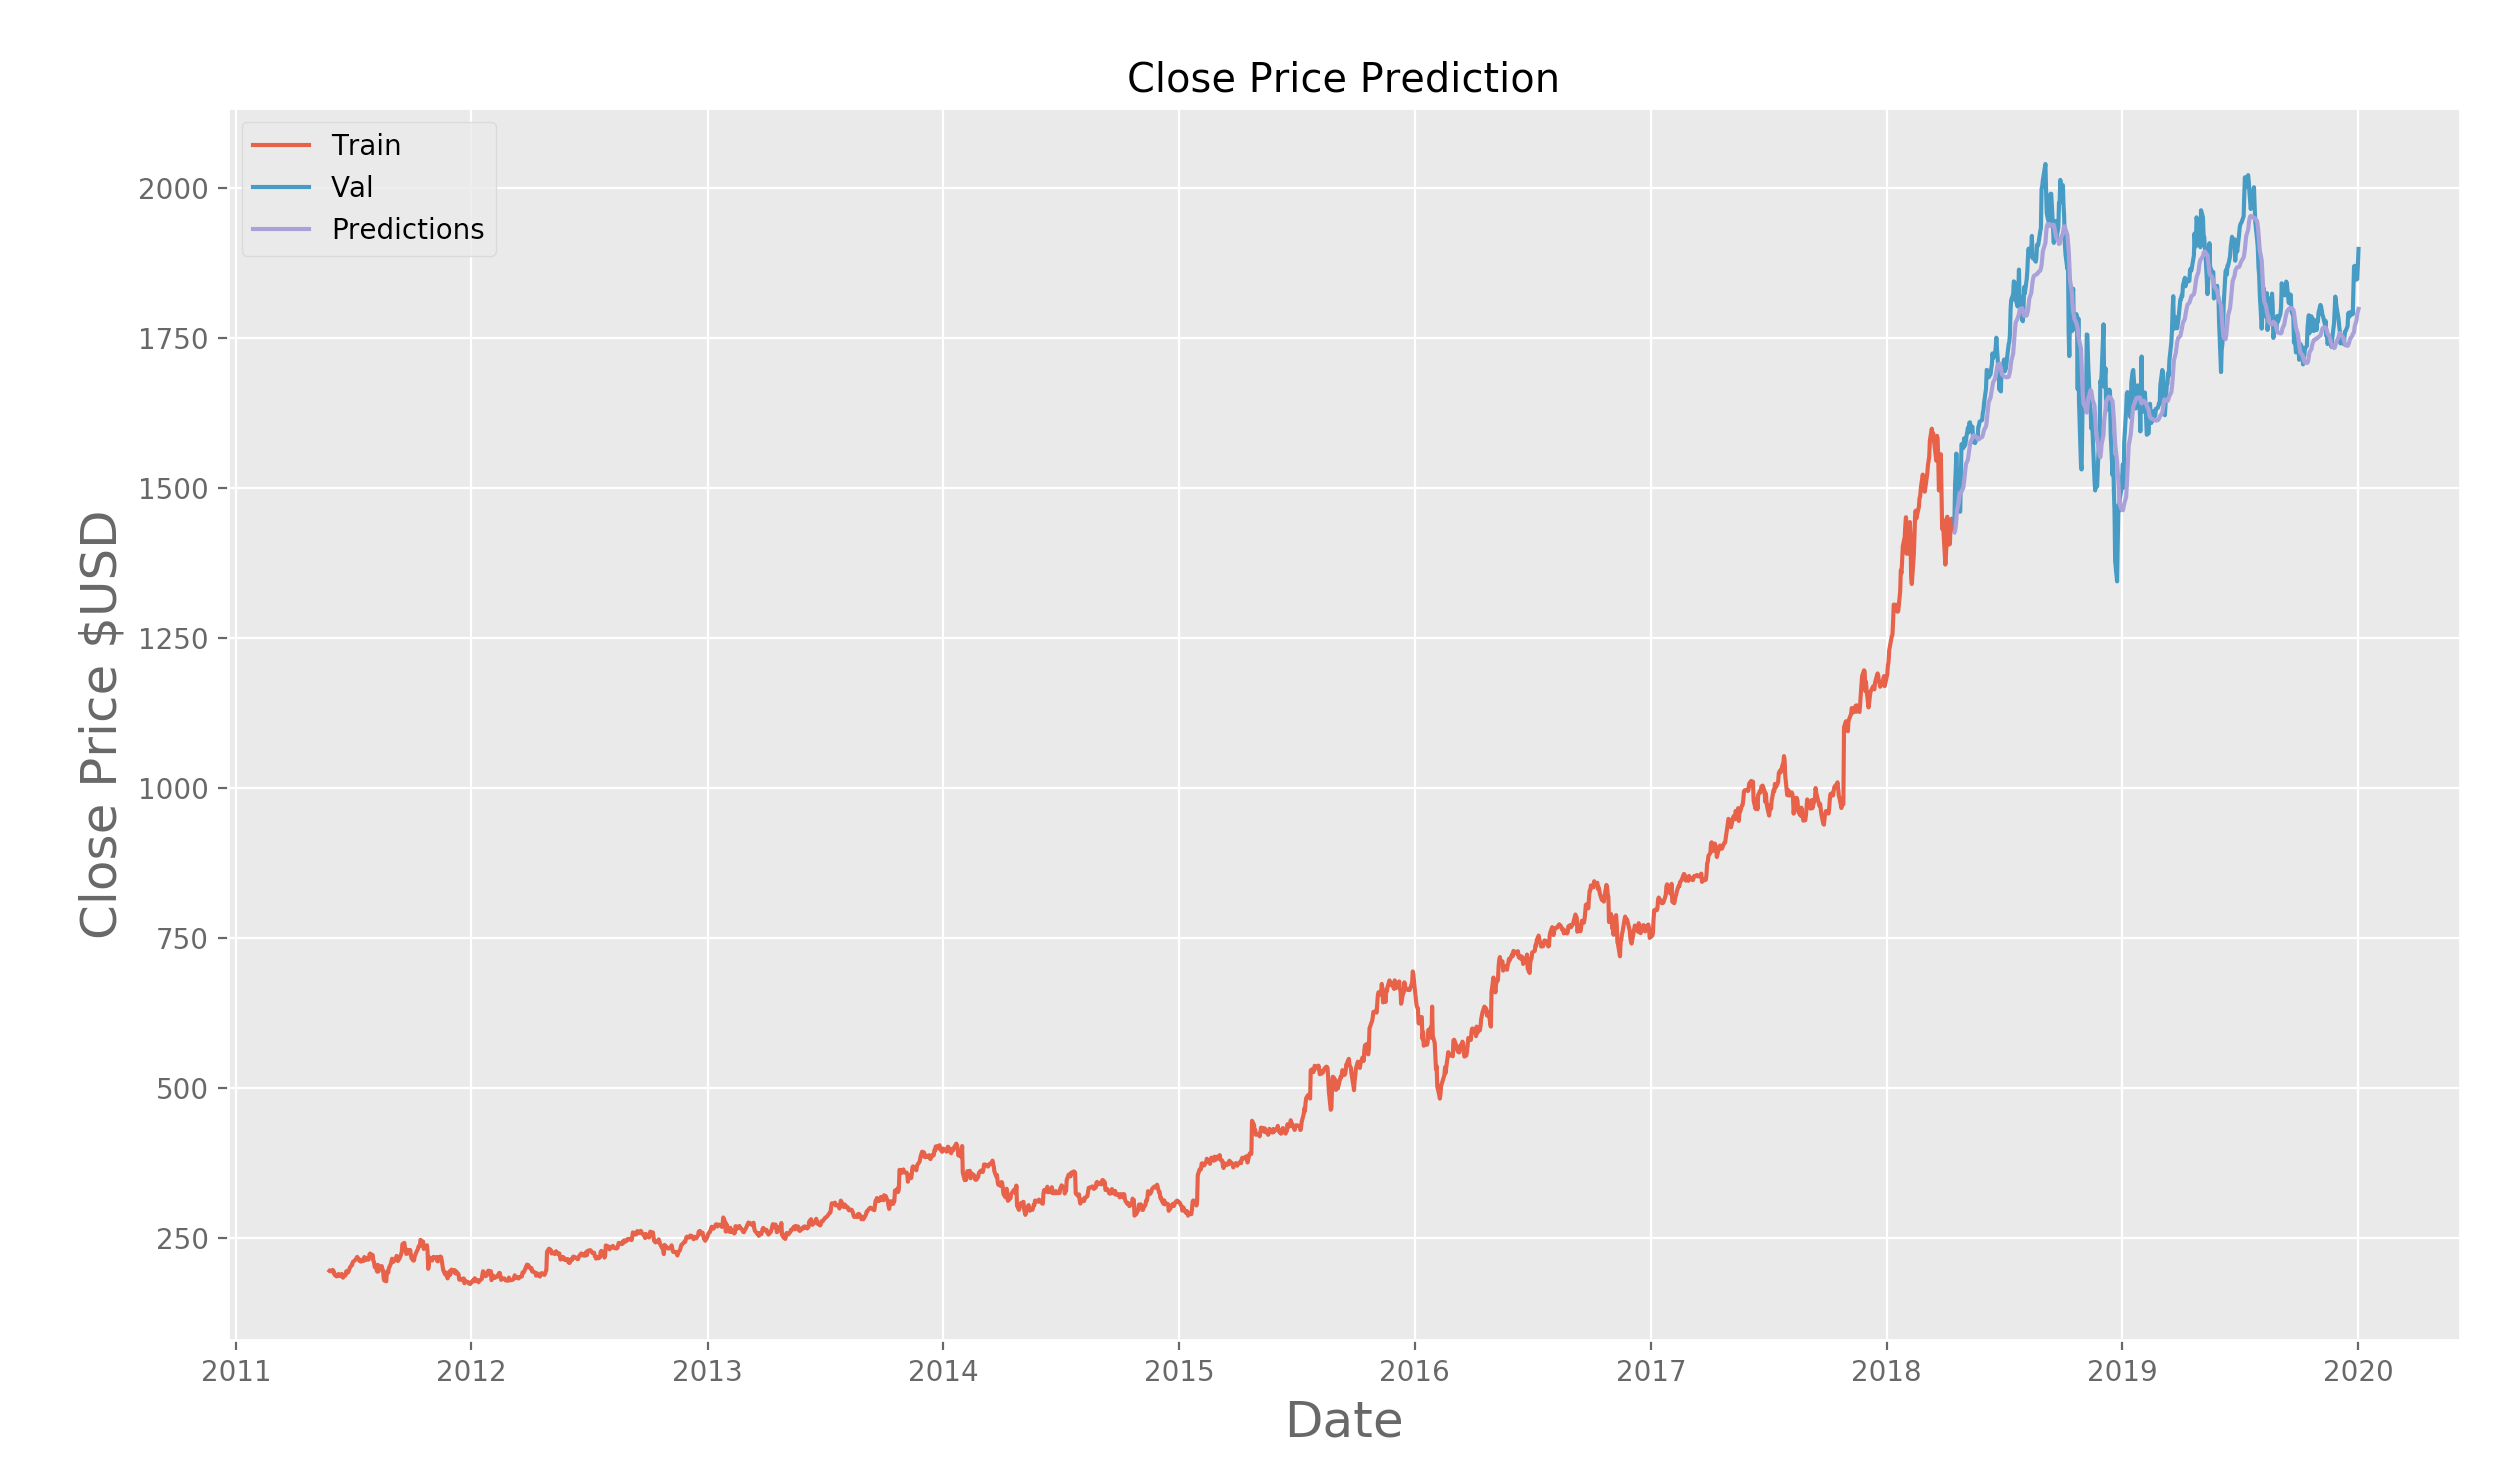

Write the Python code that produced this figure.
'''
Made by Mujtaba Siddiqui, January 2020

Description: Using a recurrent neural network known as Long Short Term Memory (LSTM) this program can predict the
             closing stock price of a corporation using the previous 60 days stock prices.

Dependancies: Python 3, Tensorflow, Keras, Pandas, Numpy, Scikit-Learn, Matplotlib
'''

#IMPORTS
import math
import pandas_datareader as dr
import pandas as pd
import numpy as np
from keras.models import Sequential
from keras.layers import LSTM, Dense
from sklearn.preprocessing import MinMaxScaler
import matplotlib.pyplot as plt

#Plot Style
plt.style.use('ggplot')
def predictor (stock):
    #Get stock price
    df = dr.DataReader(stock, data_source='yahoo', start='2011-05-26', end='2020-01-01')

    #df with just Close Price
    close = df.filter(['Close'])

    #Make close a numpy array
    dataset = close.values

    #Use 80% of data to train model
    trainData_len = math.ceil(len(dataset) * 0.8)

    #Scale data
    scale = MinMaxScaler(feature_range=(0,1))

    scaled = scale.fit_transform(dataset)

    #Create train dataset
    trainData = scaled[0:trainData_len, :]

    #Split training data
    Xtrain = []
    Ytrain = []

    for i in range(60, len(trainData)):
        Xtrain.append(trainData[i-60:i, 0])
        Ytrain.append(trainData[i,0])

    #Convert split training data to numpy array
    Xtrain = np.array(Xtrain)
    Ytrain = np.array(Ytrain)

    #Reshape data
    Xtrain = np.reshape(Xtrain,(Xtrain.shape[0], Xtrain.shape[1], 1))

    #Build LSTM Model
    model = Sequential()
    model.add(LSTM(50, return_sequences=True, input_shape=(Xtrain.shape[1],1)))
    model.add(LSTM(50, return_sequences=False))
    model.add(Dense(25))
    model.add(Dense(1))

    #Compile Model
    model.compile(optimizer='adam', loss="mean_squared_error")

    #Train Model
    model.fit(Xtrain, Ytrain, batch_size=1, epochs=1)

    #Create testing data
    test = scaled[trainData_len-60: len(dataset), :]

    #XY Test Data
    Xtest = []
    Ytest = dataset[trainData_len: , :]

    for i in range(60, len(test)):
        Xtest.append(test[i-60:i, 0])

    #Convert data to numpy array
    Xtest = np.array(Xtest)

    #Reshape data
    print(Xtest.shape)
    Xtest = np.reshape(Xtest,(Xtest.shape[0], Xtest.shape[1], 1))

    #Get model to predict price
    prediction = model.predict(Xtest)
    prediction = scale.inverse_transform(prediction)

    #Check Root Mean Squared Error (RMSE)
    rmse = np.sqrt(np.mean(prediction- Ytest) ** 2)

    print(rmse)

    #Plot the data
    train = close[:trainData_len]
    valid = close[trainData_len:]
    valid['Predictions'] = prediction

    #Visualize
    plt.figure(figsize=(16,8))
    plt.title('Close Price Prediction')
    plt.plot(train['Close'])
    plt.plot(valid[['Close', 'Predictions']])
    plt.xlabel('Date', fontsize= 18)
    plt.ylabel('Close Price $USD', fontsize=18)
    plt.legend(['Train', 'Val', 'Predictions'])
    plt.show()

company = input('What stock would you like to predict (please use the short form): ')

predictor(company)
